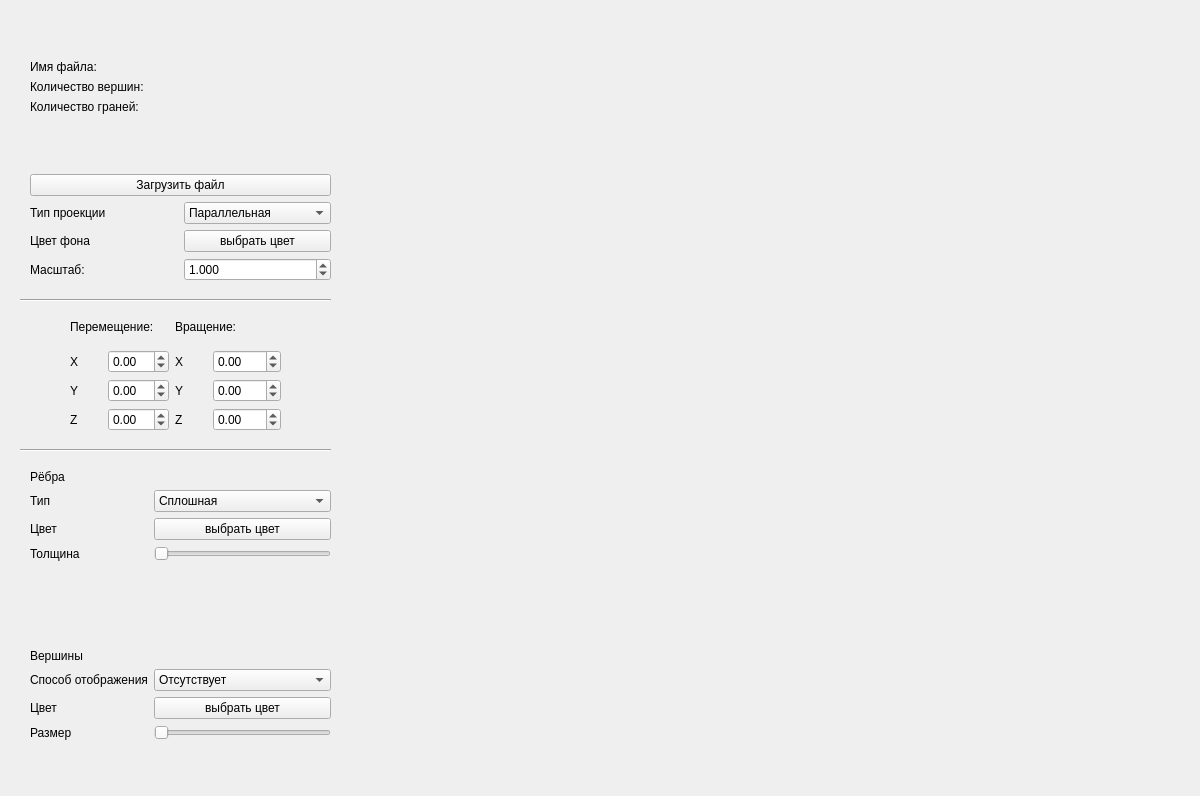
<?xml version="1.0" encoding="UTF-8"?>
<ui version="4.0">
 <class>MainWindow</class>
 <widget class="QMainWindow" name="MainWindow">
  <property name="geometry">
   <rect>
    <x>0</x>
    <y>0</y>
    <width>1200</width>
    <height>796</height>
   </rect>
  </property>
  <property name="windowTitle">
   <string>MainWindow</string>
  </property>
  <widget class="QWidget" name="centralwidget">
   <widget class="GLWidget" name="glwidget" native="true">
    <property name="geometry">
     <rect>
      <x>370</x>
      <y>0</y>
      <width>801</width>
      <height>751</height>
     </rect>
    </property>
   </widget>
   <widget class="QWidget" name="gridLayoutWidget">
    <property name="geometry">
     <rect>
      <x>70</x>
      <y>310</y>
      <width>211</width>
      <height>121</height>
     </rect>
    </property>
    <layout class="QGridLayout" name="gridLayout">
     <item row="2" column="3">
      <widget class="QDoubleSpinBox" name="doubleSpinBox_y_rotate">
       <property name="minimum">
        <double>-999.000000000000000</double>
       </property>
       <property name="maximum">
        <double>999.990000000000009</double>
       </property>
       <property name="singleStep">
        <double>1.000000000000000</double>
       </property>
      </widget>
     </item>
     <item row="2" column="1">
      <widget class="QDoubleSpinBox" name="doubleSpinBox_y_move">
       <property name="minimum">
        <double>-99.000000000000000</double>
       </property>
       <property name="singleStep">
        <double>0.050000000000000</double>
       </property>
      </widget>
     </item>
     <item row="3" column="3">
      <widget class="QDoubleSpinBox" name="doubleSpinBox_z_rotate">
       <property name="minimum">
        <double>-999.000000000000000</double>
       </property>
       <property name="maximum">
        <double>999.990000000000009</double>
       </property>
       <property name="singleStep">
        <double>1.000000000000000</double>
       </property>
      </widget>
     </item>
     <item row="0" column="2" colspan="2">
      <widget class="QLabel" name="label_rot">
       <property name="text">
        <string>Вращение:</string>
       </property>
      </widget>
     </item>
     <item row="2" column="2">
      <widget class="QLabel" name="label_rot_y">
       <property name="text">
        <string>Y</string>
       </property>
      </widget>
     </item>
     <item row="1" column="1">
      <widget class="QDoubleSpinBox" name="doubleSpinBox_x_move">
       <property name="sizePolicy">
        <sizepolicy hsizetype="Minimum" vsizetype="Fixed">
         <horstretch>0</horstretch>
         <verstretch>0</verstretch>
        </sizepolicy>
       </property>
       <property name="minimum">
        <double>-99.000000000000000</double>
       </property>
       <property name="singleStep">
        <double>0.050000000000000</double>
       </property>
      </widget>
     </item>
     <item row="1" column="3">
      <widget class="QDoubleSpinBox" name="doubleSpinBox_x_rotate">
       <property name="minimum">
        <double>-999.000000000000000</double>
       </property>
       <property name="maximum">
        <double>999.990000000000009</double>
       </property>
       <property name="singleStep">
        <double>1.000000000000000</double>
       </property>
      </widget>
     </item>
     <item row="3" column="0">
      <widget class="QLabel" name="label_mov_z">
       <property name="text">
        <string>Z</string>
       </property>
      </widget>
     </item>
     <item row="3" column="1">
      <widget class="QDoubleSpinBox" name="doubleSpinBox_z_move">
       <property name="minimum">
        <double>-99.000000000000000</double>
       </property>
       <property name="singleStep">
        <double>0.050000000000000</double>
       </property>
      </widget>
     </item>
     <item row="3" column="2">
      <widget class="QLabel" name="label_rot_z">
       <property name="text">
        <string>Z</string>
       </property>
      </widget>
     </item>
     <item row="1" column="2">
      <widget class="QLabel" name="label_rot_x">
       <property name="text">
        <string>X</string>
       </property>
      </widget>
     </item>
     <item row="1" column="0">
      <widget class="QLabel" name="label_mov_x">
       <property name="text">
        <string>X</string>
       </property>
      </widget>
     </item>
     <item row="0" column="0" colspan="2">
      <widget class="QLabel" name="label_mov">
       <property name="text">
        <string>Перемещение:</string>
       </property>
      </widget>
     </item>
     <item row="2" column="0">
      <widget class="QLabel" name="label_mov_y">
       <property name="text">
        <string>Y</string>
       </property>
      </widget>
     </item>
    </layout>
   </widget>
   <widget class="QWidget" name="gridLayoutWidget_4">
    <property name="geometry">
     <rect>
      <x>30</x>
      <y>60</y>
      <width>301</width>
      <height>221</height>
     </rect>
    </property>
    <layout class="QGridLayout" name="gridLayout_4">
     <item row="6" column="1">
      <widget class="QPushButton" name="pushButton_back_color">
       <property name="text">
        <string>выбрать цвет</string>
       </property>
      </widget>
     </item>
     <item row="7" column="1">
      <widget class="QDoubleSpinBox" name="doubleSpinBox_scale">
       <property name="sizePolicy">
        <sizepolicy hsizetype="Minimum" vsizetype="Fixed">
         <horstretch>0</horstretch>
         <verstretch>0</verstretch>
        </sizepolicy>
       </property>
       <property name="decimals">
        <number>3</number>
       </property>
       <property name="minimum">
        <double>0.000000000000000</double>
       </property>
       <property name="singleStep">
        <double>0.050000000000000</double>
       </property>
       <property name="stepType">
        <enum>QAbstractSpinBox::DefaultStepType</enum>
       </property>
       <property name="value">
        <double>1.000000000000000</double>
       </property>
      </widget>
     </item>
     <item row="0" column="0" colspan="2">
      <widget class="QLabel" name="label_filename">
       <property name="text">
        <string>Имя файла:</string>
       </property>
      </widget>
     </item>
     <item row="2" column="0" colspan="2">
      <widget class="QLabel" name="label_f_num">
       <property name="text">
        <string>Количество граней:</string>
       </property>
      </widget>
     </item>
     <item row="4" column="0" colspan="2">
      <widget class="QPushButton" name="pushButton_file">
       <property name="text">
        <string>Загрузить файл</string>
       </property>
      </widget>
     </item>
     <item row="5" column="0">
      <widget class="QLabel" name="label_type">
       <property name="text">
        <string>Тип проекции</string>
       </property>
      </widget>
     </item>
     <item row="7" column="0">
      <widget class="QLabel" name="label_scale">
       <property name="text">
        <string>Масштаб:</string>
       </property>
      </widget>
     </item>
     <item row="6" column="0">
      <widget class="QLabel" name="label_background">
       <property name="text">
        <string>Цвет фона</string>
       </property>
      </widget>
     </item>
     <item row="5" column="1">
      <widget class="QComboBox" name="comboBox_proection">
       <item>
        <property name="text">
         <string>Параллельная</string>
        </property>
       </item>
       <item>
        <property name="text">
         <string>Центральная</string>
        </property>
       </item>
      </widget>
     </item>
     <item row="1" column="0" colspan="2">
      <widget class="QLabel" name="label_v_num">
       <property name="text">
        <string>Количество вершин:</string>
       </property>
      </widget>
     </item>
     <item row="3" column="0">
      <spacer name="verticalSpacer_2">
       <property name="orientation">
        <enum>Qt::Vertical</enum>
       </property>
       <property name="sizeHint" stdset="0">
        <size>
         <width>20</width>
         <height>40</height>
        </size>
       </property>
      </spacer>
     </item>
    </layout>
   </widget>
   <widget class="QWidget" name="gridLayoutWidget_2">
    <property name="geometry">
     <rect>
      <x>30</x>
      <y>470</y>
      <width>301</width>
      <height>270</height>
     </rect>
    </property>
    <layout class="QGridLayout" name="gridLayout_2">
     <item row="7" column="0">
      <widget class="QLabel" name="label_vert_color">
       <property name="text">
        <string>Цвет</string>
       </property>
      </widget>
     </item>
     <item row="1" column="0">
      <widget class="QLabel" name="label_edge_type">
       <property name="text">
        <string>Тип</string>
       </property>
      </widget>
     </item>
     <item row="5" column="0" colspan="2">
      <widget class="QLabel" name="label_vert">
       <property name="text">
        <string>Вершины</string>
       </property>
      </widget>
     </item>
     <item row="6" column="0">
      <widget class="QLabel" name="label_vert_type">
       <property name="text">
        <string>Способ отображения</string>
       </property>
      </widget>
     </item>
     <item row="6" column="1">
      <widget class="QComboBox" name="comboBox_vert_type">
       <item>
        <property name="text">
         <string>Отсутствует</string>
        </property>
       </item>
       <item>
        <property name="text">
         <string>Круг</string>
        </property>
       </item>
       <item>
        <property name="text">
         <string>Квадрат</string>
        </property>
       </item>
      </widget>
     </item>
     <item row="8" column="1">
      <widget class="QSlider" name="horizontalSlider_vert_size">
       <property name="minimum">
        <number>1</number>
       </property>
       <property name="maximum">
        <number>20</number>
       </property>
       <property name="value">
        <number>1</number>
       </property>
       <property name="orientation">
        <enum>Qt::Horizontal</enum>
       </property>
      </widget>
     </item>
     <item row="3" column="0">
      <widget class="QLabel" name="label_edge_thick">
       <property name="text">
        <string>Толщина</string>
       </property>
      </widget>
     </item>
     <item row="1" column="1">
      <widget class="QComboBox" name="comboBox_edge_type">
       <item>
        <property name="text">
         <string>Сплошная</string>
        </property>
       </item>
       <item>
        <property name="text">
         <string>Пунктирная</string>
        </property>
       </item>
      </widget>
     </item>
     <item row="2" column="0">
      <widget class="QLabel" name="label_edge_color">
       <property name="text">
        <string>Цвет</string>
       </property>
      </widget>
     </item>
     <item row="8" column="0">
      <widget class="QLabel" name="label_vert_size">
       <property name="text">
        <string>Размер</string>
       </property>
      </widget>
     </item>
     <item row="7" column="1">
      <widget class="QPushButton" name="pushButton_vert_color">
       <property name="text">
        <string>выбрать цвет</string>
       </property>
      </widget>
     </item>
     <item row="2" column="1">
      <widget class="QPushButton" name="pushButton_edge_color">
       <property name="text">
        <string>выбрать цвет</string>
       </property>
      </widget>
     </item>
     <item row="0" column="0" colspan="2">
      <widget class="QLabel" name="label_edges">
       <property name="text">
        <string>Рёбра</string>
       </property>
      </widget>
     </item>
     <item row="3" column="1">
      <widget class="QSlider" name="horizontalSlider_edge_thick">
       <property name="minimum">
        <number>1</number>
       </property>
       <property name="maximum">
        <number>20</number>
       </property>
       <property name="value">
        <number>1</number>
       </property>
       <property name="orientation">
        <enum>Qt::Horizontal</enum>
       </property>
      </widget>
     </item>
     <item row="4" column="0">
      <spacer name="verticalSpacer">
       <property name="orientation">
        <enum>Qt::Vertical</enum>
       </property>
       <property name="sizeHint" stdset="0">
        <size>
         <width>20</width>
         <height>40</height>
        </size>
       </property>
      </spacer>
     </item>
    </layout>
   </widget>
   <widget class="Line" name="line">
    <property name="geometry">
     <rect>
      <x>20</x>
      <y>440</y>
      <width>311</width>
      <height>20</height>
     </rect>
    </property>
    <property name="orientation">
     <enum>Qt::Horizontal</enum>
    </property>
   </widget>
   <widget class="Line" name="line_2">
    <property name="geometry">
     <rect>
      <x>20</x>
      <y>290</y>
      <width>311</width>
      <height>20</height>
     </rect>
    </property>
    <property name="orientation">
     <enum>Qt::Horizontal</enum>
    </property>
   </widget>
  </widget>
  <widget class="QMenuBar" name="menubar">
   <property name="geometry">
    <rect>
     <x>0</x>
     <y>0</y>
     <width>1200</width>
     <height>24</height>
    </rect>
   </property>
  </widget>
 </widget>
 <customwidgets>
  <customwidget>
   <class>GLWidget</class>
   <extends>QWidget</extends>
   <header>glwidget.h</header>
   <container>1</container>
  </customwidget>
 </customwidgets>
 <resources/>
 <connections/>
</ui>
